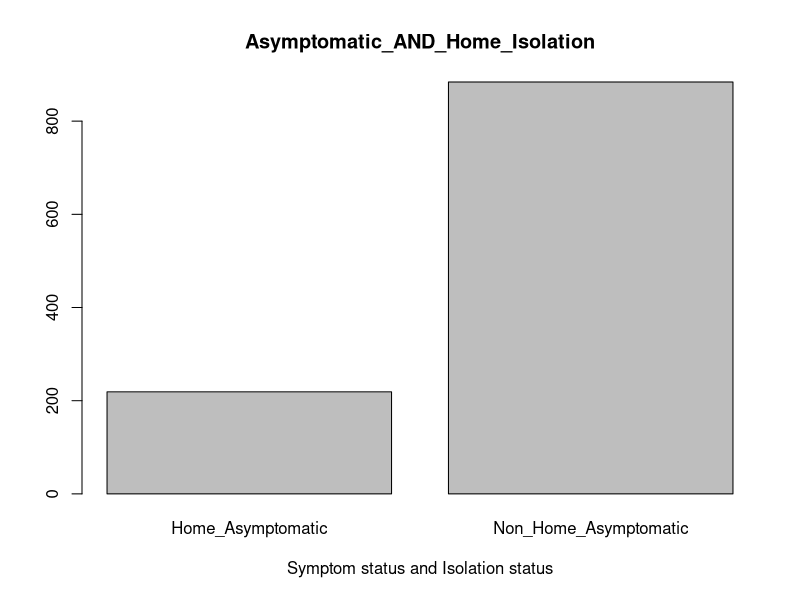
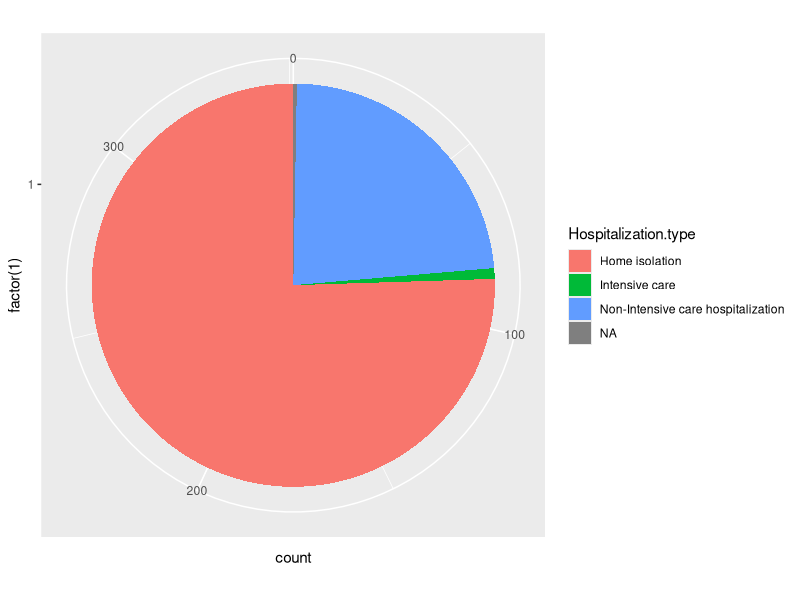

Generate these figures, in order, with R:
## ---- chunk 1
knitr::opts_chunk$set(echo = TRUE)
## ---- chunk 2
library(tidyverse)
library(lubridate)
## ---- chunk 3
covid <- read.csv("covid.csv", row.names = 1)
# Check data
str(covid)
## ---- chunk 4
covid$Date.of.birth <- 
  as.Date(parse_date_time(covid$Date.of.birth, "mdy"))

covid$First.day.of.symptoms <- 
  as.Date(parse_date_time(covid$First.day.of.symptoms, "mdy"))

covid$Date.of.outcome <- 
  as.Date(parse_date_time(covid$Date.of.outcome, "mdy"))

covid$Date.of.diagnosis <- 
  as.Date(parse_date_time(covid$Date.of.diagnosis, "mdy"))
## ---- chunk 5
covid$Hospitalization.type <- as.factor(covid$Hospitalization.type)

covid$Symptoms <- as.factor(covid$Symptoms)

covid$Outcome <- as.factor(covid$Outcome)

covid$Epidemiological.link...Notes <- as.character(covid$Epidemiological.link...Notes)
## ---- chunk 6
table1 <- table(covid[c("Hospitalization.type", "Symptoms", "Outcome")])
table1
## ---- chunk 7
table2 <- table1[1:2,2,c(2:3)]
table2
## ---- chunk 8
covid_diagnosis.date <- arrange(covid, Date.of.diagnosis)
head(covid_diagnosis.date)
## ---- chunk 9
covid <- covid %>%
  mutate(Asymptomatic_AND_Home_Isolation = 
           ifelse(covid$Symptoms == "Asymptomatic" & 
                  covid$Hospitalization.type == "Home isolation", 
                  "Home_Asymptomatic", "Non_Home_Asymptomatic"))
counts <- table(covid$Asymptomatic_AND_Home_Isolation)
barplot(counts, main="Asymptomatic_AND_Home_Isolation",
   xlab="Symptom status and Isolation status")
## ---- chunk 10
covid %>%
  filter(Date.of.birth > ymd(19810101) & Outcome == "Healed") %>%
  count()
## ---- chunk 11
covid %>%
  filter(Symptoms == "Asymptomatic" | Hospitalization.type == "Home isolation"
         & Date.of.birth > ymd(19820101)) %>%
  count()
## ---- chunk 12
covid_new_data <- covid %>% filter (grepl("contact", pattern = 
                              tolower(covid$Epidemiological.link...Notes)) | 
                              grepl("symptom", tolower(covid$Epidemiological.link...Notes)))
head(covid_new_data)
## ---- chunk 13
covid_new_data <- covid_new_data %>%
  mutate("Age" = as.period(interval(covid_new_data$Date.of.birth, 
      ymd("2020 October 2")))$year) %>%
           write_csv("hw3.kf.new_data_set.csv")
## ---- chunk 14
library(ggplot2)
pie_covid_df <- subset(covid, covid$Date.of.birth >= as.Date("1960-01-01") & 
         covid$Date.of.birth <= as.Date("1980-01-01"))

ggplot(pie_covid_df, aes(x=factor(1), fill=Hospitalization.type))+
    geom_bar(width = 1)+
    coord_polar("y")
## ---- chunk 15
adult <- read.csv("adult.csv", row.names = 1)
# Check data
str(adult)
## ---- chunk 16
adult <- rename(adult, salary = 15)
head(adult)
## ---- chunk 17
adult$salary <- trimws(adult$salary, which = c("left"))
## ---- chunk 18
adult2 <- adult %>% 
  mutate(salary = recode(salary, ">50K" = "1",
                                   "<=50K" = "0"))
adult2$salary <- as.numeric(adult2$salary)
## ---- chunk 19
fit = glm(formula = salary ~ ., data = adult2, family = binomial)
## ---- chunk 20
##Variable names, column 1 
df <- data.frame (row.names1 = (as.data.frame(coef(fit))%>%
              drop_na() %>%
              row.names() ))
                          
##Coefficient value, column 2 
df$coef.value <- drop_na (as.data.frame(coef(fit)))[[1]]

##Positive coefficient = TRUE, negative coefficient = FALSE, column 3 
df <- df %>%
  mutate("positive.coef" = as.logical(coef.value > 0))

##p-value, column 4 
df$p.value <- as.data.frame(summary(fit)[["coefficients"]])$'Pr(>|z|)'

head(df)
## ---- chunk 21
sigvar <- df %>% 
  filter (df$p.value < 0.05)
sigvar
